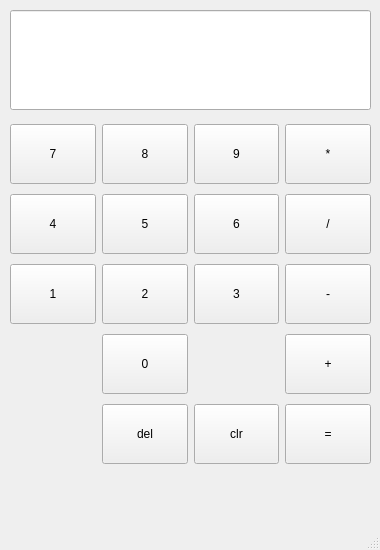
<?xml version="1.0" encoding="UTF-8"?>
<ui version="4.0">
 <class>Calculator</class>
 <widget class="QMainWindow" name="Calculator">
  <property name="geometry">
   <rect>
    <x>0</x>
    <y>0</y>
    <width>380</width>
    <height>550</height>
   </rect>
  </property>
  <property name="windowTitle">
   <string>MainWindow</string>
  </property>
  <widget class="QWidget" name="centralwidget">
   <widget class="QLineEdit" name="window">
    <property name="geometry">
     <rect>
      <x>10</x>
      <y>10</y>
      <width>361</width>
      <height>100</height>
     </rect>
    </property>
    <property name="font">
     <font>
      <family>Adobe Devanagari</family>
      <pointsize>14</pointsize>
     </font>
    </property>
   </widget>
   <widget class="QWidget" name="">
    <property name="geometry">
     <rect>
      <x>10</x>
      <y>120</y>
      <width>361</width>
      <height>351</height>
     </rect>
    </property>
    <property name="minimumSize">
     <size>
      <width>30</width>
      <height>60</height>
     </size>
    </property>
    <layout class="QGridLayout" name="gridLayout">
     <item row="2" column="2">
      <widget class="QPushButton" name="btn_3">
       <property name="minimumSize">
        <size>
         <width>30</width>
         <height>60</height>
        </size>
       </property>
       <property name="text">
        <string>3</string>
       </property>
      </widget>
     </item>
     <item row="3" column="1">
      <widget class="QPushButton" name="btn_0">
       <property name="minimumSize">
        <size>
         <width>30</width>
         <height>60</height>
        </size>
       </property>
       <property name="text">
        <string>0</string>
       </property>
      </widget>
     </item>
     <item row="0" column="3">
      <widget class="QPushButton" name="btn_mul">
       <property name="minimumSize">
        <size>
         <width>30</width>
         <height>60</height>
        </size>
       </property>
       <property name="text">
        <string>*</string>
       </property>
      </widget>
     </item>
     <item row="3" column="3">
      <widget class="QPushButton" name="btn_sum">
       <property name="minimumSize">
        <size>
         <width>30</width>
         <height>60</height>
        </size>
       </property>
       <property name="text">
        <string>+</string>
       </property>
      </widget>
     </item>
     <item row="2" column="3">
      <widget class="QPushButton" name="btn_sub">
       <property name="minimumSize">
        <size>
         <width>30</width>
         <height>60</height>
        </size>
       </property>
       <property name="text">
        <string>-</string>
       </property>
      </widget>
     </item>
     <item row="4" column="3">
      <widget class="QPushButton" name="btn_eql">
       <property name="minimumSize">
        <size>
         <width>30</width>
         <height>60</height>
        </size>
       </property>
       <property name="text">
        <string>=</string>
       </property>
      </widget>
     </item>
     <item row="1" column="0">
      <widget class="QPushButton" name="btn_4">
       <property name="minimumSize">
        <size>
         <width>30</width>
         <height>60</height>
        </size>
       </property>
       <property name="text">
        <string>4</string>
       </property>
      </widget>
     </item>
     <item row="2" column="1">
      <widget class="QPushButton" name="btn_2">
       <property name="minimumSize">
        <size>
         <width>30</width>
         <height>60</height>
        </size>
       </property>
       <property name="text">
        <string>2</string>
       </property>
      </widget>
     </item>
     <item row="1" column="3">
      <widget class="QPushButton" name="btn_div">
       <property name="minimumSize">
        <size>
         <width>30</width>
         <height>60</height>
        </size>
       </property>
       <property name="text">
        <string>/</string>
       </property>
      </widget>
     </item>
     <item row="1" column="2">
      <widget class="QPushButton" name="btn_6">
       <property name="minimumSize">
        <size>
         <width>30</width>
         <height>60</height>
        </size>
       </property>
       <property name="text">
        <string>6</string>
       </property>
      </widget>
     </item>
     <item row="0" column="0">
      <widget class="QPushButton" name="btn_7">
       <property name="minimumSize">
        <size>
         <width>30</width>
         <height>60</height>
        </size>
       </property>
       <property name="text">
        <string>7</string>
       </property>
      </widget>
     </item>
     <item row="4" column="1">
      <widget class="QPushButton" name="btn_del">
       <property name="minimumSize">
        <size>
         <width>30</width>
         <height>60</height>
        </size>
       </property>
       <property name="text">
        <string>del</string>
       </property>
      </widget>
     </item>
     <item row="2" column="0">
      <widget class="QPushButton" name="btn_1">
       <property name="minimumSize">
        <size>
         <width>30</width>
         <height>60</height>
        </size>
       </property>
       <property name="text">
        <string>1</string>
       </property>
      </widget>
     </item>
     <item row="0" column="1">
      <widget class="QPushButton" name="btn_8">
       <property name="minimumSize">
        <size>
         <width>30</width>
         <height>60</height>
        </size>
       </property>
       <property name="text">
        <string>8</string>
       </property>
      </widget>
     </item>
     <item row="1" column="1">
      <widget class="QPushButton" name="btn_5">
       <property name="minimumSize">
        <size>
         <width>30</width>
         <height>60</height>
        </size>
       </property>
       <property name="text">
        <string>5</string>
       </property>
      </widget>
     </item>
     <item row="0" column="2">
      <widget class="QPushButton" name="btn_9">
       <property name="minimumSize">
        <size>
         <width>30</width>
         <height>60</height>
        </size>
       </property>
       <property name="text">
        <string>9</string>
       </property>
      </widget>
     </item>
     <item row="4" column="2">
      <widget class="QPushButton" name="btn_reset">
       <property name="minimumSize">
        <size>
         <width>30</width>
         <height>60</height>
        </size>
       </property>
       <property name="text">
        <string>clr</string>
       </property>
      </widget>
     </item>
    </layout>
   </widget>
  </widget>
  <widget class="QStatusBar" name="statusbar"/>
 </widget>
 <resources/>
 <connections/>
</ui>
